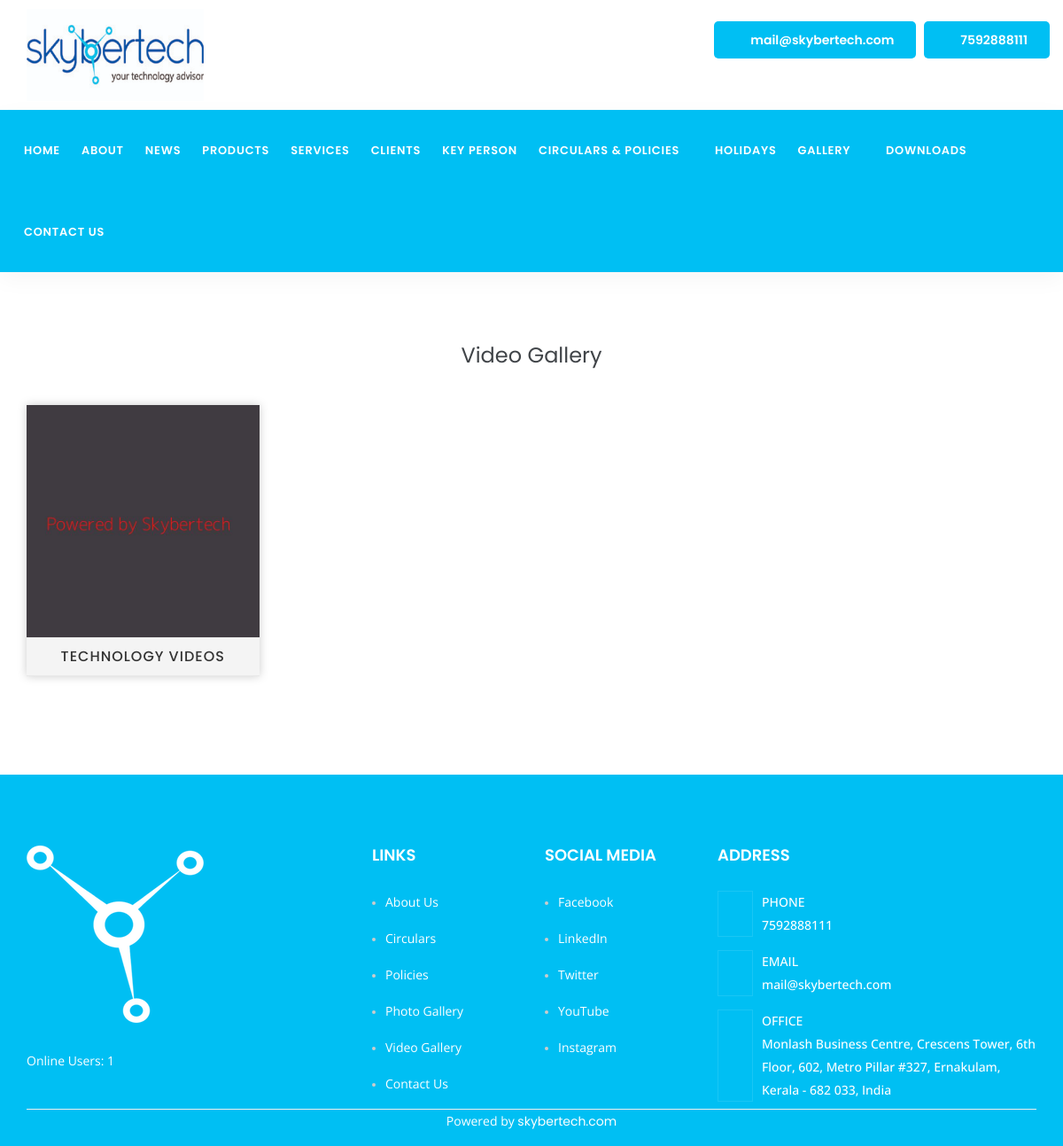
/video-gallery.php, run on the app's committed database.
### tables this page shows
CREATE TABLE IF NOT EXISTS `i_logo` (
  `ILogoID` bigint(20) NOT NULL AUTO_INCREMENT,
  `ILImage` varchar(255) NOT NULL,
  `Timestamp` timestamp NOT NULL DEFAULT CURRENT_TIMESTAMP,
  PRIMARY KEY (`ILogoID`)
);

CREATE TABLE IF NOT EXISTS `i_general` (
  `IGID` bigint(20) NOT NULL AUTO_INCREMENT,
  `IGColor` varchar(255) NOT NULL,
  `IGPhone` text NOT NULL,
  `IGEmail` varchar(255) NOT NULL,
  `IGAddress` text NOT NULL,
  `Timestamp` timestamp NOT NULL DEFAULT CURRENT_TIMESTAMP,
  PRIMARY KEY (`IGID`)
);

CREATE TABLE IF NOT EXISTS `i_category` (
  `ICategoryID` bigint(20) NOT NULL AUTO_INCREMENT,
  `ICName` varchar(255) NOT NULL,
  `ICImage` varchar(255) DEFAULT NULL,
  `ICType` enum('Both','Photo','Video') NOT NULL,
  `ICSortOrder` bigint(20) DEFAULT NULL,
  `Timestamp` timestamp NOT NULL DEFAULT CURRENT_TIMESTAMP,
  PRIMARY KEY (`ICategoryID`)
);

CREATE TABLE IF NOT EXISTS `i_footerlogo` (
  `IFTRLOGID` bigint(20) NOT NULL AUTO_INCREMENT,
  `IFImage` varchar(255) NOT NULL,
  `Timestamp` timestamp NOT NULL DEFAULT CURRENT_TIMESTAMP,
  PRIMARY KEY (`IFTRLOGID`)
);

### video-gallery.php (the view)
<?php
require 'admin/db/config.php';
$Query ="SELECT * FROM i_category WHERE ICType!='Photo' ORDER BY ICategoryID DESC";
$Result = $conn->query($Query);
 include 'header.php';?>
     <div class="popular-courses default-padding without-carousel">
        <div class="container">
            <div class="row">
                <center><h3>
                Video Gallery
                </h3></center><br>
                <div class="popular-courses-items">
                 <?php while($Row = $Result->fetch_assoc())
                 {
                 ?>
                    <div class="col-md-3 col-sm-6 equal-height">
                        <div class="item">
                            <div class="thumb">
                                <a href="video-gallery-details.php?cat-id=<?php echo $Row['ICategoryID'];?>">
                                    <img src="uploads/category-image/<?php echo $Row['ICImage']; ?>" alt="Thumb">
                                </a>
                                <div class="price"><?php echo $Row['ICName']; ?></div>
                            </div>
                        </div>
                    </div>
                 <?php }; ?>
                </div>
            </div>
        </div>
    </div>
<?php include 'footer.php';?>

### header.php (shortened to what this page needs)
<?php
require 'admin/db/config.php';
$session_value = session_id();
$enrty_time=time();
$time_check=$enrty_time-60;
$query_del="DELETE FROM i_online WHERE TimeLog < '$time_check'";
$conn->query($query_del);
$check="SELECT * FROM i_online WHERE SessionID='$session_value'";
$result_check = $conn->query($check);
if(mysqli_num_rows($result_check)==0)
{
$query_insert="INSERT INTO i_online(SessionID, TimeLog) VALUES ('$session_value','$enrty_time')";
$conn->query($query_insert);
};
$Queryer_logo ="SELECT * FROM  i_logo WHERE ILogoID=1";
$Resulter_logo = $conn->query($Queryer_logo);
$Rower_logo = $Resulter_logo->fetch_assoc();
$Logo_file=$Rower_logo['ILImage'];
$Queryer_footer ="SELECT * FROM  i_footerlogo WHERE IFTRLOGID=1";
$Resulter_footer = $conn->query($Queryer_footer);
$Rower_footer = $Resulter_footer->fetch_assoc();
$footer_file=$Rower_footer['IFImage'];
$Queryer_general ="SELECT * FROM i_general WHERE IGID=1";
$Resulter_general = $conn->query($Queryer_general);
$Rower_general = $Resulter_general->fetch_assoc();
$C_color=$Rower_general['IGColor'];
$C_phone=$Rower_general['IGPhone'];
$C_email=$Rower_general['IGEmail'];
$C_address=$Rower_general['IGAddress'];
$Queryer_about ="SELECT * FROM i_about WHERE IAboutID=1";
$Resulter_about = $conn->query($Queryer_about);
$Rower_general = $Resulter_about->fetch_assoc();
$afb=$Rower_general['IFB'];
$ainsta=$Rower_general['IInsta'];
$alinkedin=$Rower_general['ILinkedIn'];
$atwitter=$Rower_general['ITwitter'];
$ayoutube=$Rower_general['IYoutube'];
$live_query="SELECT * FROM i_online";
$resulter_live = $conn->query($live_query);
$live_count=mysqli_num_rows($resulter_live);
?>
 <!DOCTYPE html>
<html lang="en">
<head><meta http-equiv="Content-Type" content="text/html; charset=utf-8">
    <link href="assets/css/bootstrap.min.css" rel="stylesheet" />
    <link href="assets/css/font-awesome.min.css" rel="stylesheet" />
    <link href="assets/css/flaticon-set.css" rel="stylesheet" />
    <link href="assets/css/magnific-popup.css" rel="stylesheet" />
    <link href="assets/css/owl.carousel.min.css" rel="stylesheet" />
    <link href="assets/css/owl.theme.default.min.css" rel="stylesheet" />
    <link href="assets/css/animate.css" rel="stylesheet" />
    <link href="assets/css/bootsnav.css" rel="stylesheet" />
    <link href="assets/css/style.css" rel="stylesheet">
    <link href="assets/css/responsive.css" rel="stylesheet" />
    <link href="assets/css/datatables.min.css" rel="stylesheet">
<body oncontextmenu="return false" ondragstart="return false" onselectstart="return false" data-gr-c-s-loaded="true" cz-shortcut-listen="true" onload="Getcontactperson()">
    <section class="top-bar-area">
        <div class="container">
            <div class="row">
                <div class="col-md-5 logo">
                    <a href="index.php">
                        <img src="uploads/logo-image/<?php echo $Logo_file; ?>" class="logo img-responsive" alt="Logo" width="200" height"103">
                    </a>
                </div>
                 <div class="user-login text-right col-md-7">
                    <a href="mailto:info@internal" target="_top" style="background-color:<?php echo $C_color; ?>">
                        <i class="fas fa-envelope-open"></i> <?php echo $C_email; ?>
                    </a>
                    <a href="#000000000" style="background-color:<?php echo $C_color; ?>">
                        <i class="fas fa-phone"></i> <?php echo $C_phone; ?>
                    </a>
                </div>
            </div>
        </div>
    </section>
   <header id="home">
        <nav class="navbar navbar-default navbar-sticky bootsnav" style="background-color:<?php echo $C_color; ?>">
            <div class="container-fluid">
                <div class="collapse navbar-collapse" id="navbar-menu">
                    <ul class="nav navbar-nav" data-in="#" data-out="#">
                        <li>
                            <a href="index.php">Home</a>
                        </li>
                        <li>
                            <a href="about.php">About</a>
                        </li>
                        <li>
                            <a href="news.php">News</a>
                        </li>
                        <li>
                            <a href="products.php">Products</a>
                        </li>
                        <li>
                            <a href="service.php">Services</a>
                        </li>
                        <li>
                            <a href="clients.php">Clients</a>
                        </li>
                        <li>
                            <a href="keypersons.php">Key Person</a>
                        </li>
                        <li class="dropdown">
                            <a href="#" class="dropdown-toggle active" data-toggle="dropdown">Circulars & Policies</a>
                        </li>
                        <li>
                            <a href="holidays.php">Holidays</a>
                        </li>
                        <li class="dropdown">
                            <a href="#" class="dropdown-toggle active" data-toggle="dropdown">Gallery</a>
                        </li>
                        <li class="dropdown">
                            <a href="#" class="dropdown-toggle active" data-toggle="dropdown">Downloads</a>
                        </li>
                        <li>
                            <a href="contact.php">Contact Us</a>
                        </li>
                    </ul>
                </div>
            </div>
        </nav>
    </header>

### footer.php (shortened to what this page needs)
    <footer class="bg-dark default-padding-top text-light" style="background-color: <?php echo $C_color; ?>">
        <div class="container">
            <div class="row">
                <div class="f-items">
                    <div class="col-md-4 item">
                        <div class="f-item">
                            <img src="uploads/logo-image/<?php echo $footer_file; ?>" alt="Logo" style="height: 200px;">
                            <p>Online Users: <?php echo $live_count; ?></p>
                        </div>
                    </div>
                    <div class="col-md-2 col-sm-6 item">
                        <div class="f-item link">
                            <h4>Links</h4>
                            <ul>
                                <li>
                                    <a href="about.php">About Us</a>
                                </li>
                                <li>
                                    <a href="circulars.php">Circulars</a>
                                </li>
                                <li>
                                    <a href="policies.php">Policies</a>
                                </li>
                                <li>
                                    <a href="photo-gallery.php">Photo Gallery</a>
                                </li>
                                <li>
                                    <a href="video-gallery.php">Video Gallery</a>
                                </li>
                                <li>
                                    <a href="contact.php">Contact Us</a>
                                </li>
                            </ul>
                        </div>
                    </div>
                    <div class="col-md-2 col-sm-6 item">
                        <div class="f-item link">
                            <h4>Social Media</h4>
                            <ul>
                                <li>
                                    <a href="<?php echo $afb;?>" target="_blank">Facebook</a>
                                </li>
                                <li>
                                    <a href="<?php echo $alinkedin;?>" target="_blank">LinkedIn</a>
                                </li>
                                <li>
                                    <a href="<?php echo $atwitter;?>" target="_blank">Twitter</a>
                                </li>
                                <li>
                                    <a href="<?php echo $ayoutube;?>" target="_blank">YouTube</a>
                                </li>
                                <li>
                                    <a href="<?php echo $ainsta;?>" target="_blank">Instagram</a>
                                </li>
                            </ul>
                        </div>
                    </div>
                    <div class="col-md-4 item">
                        <div class="f-item address">
                            <h4>Address</h4>
                            <ul>
                                <li>
                                    <i class="fas fa-phone"></i>
                                    <p>Phone <span><?php echo $C_phone; ?></span></p>
                                </li>
                                <li>
                                    <i class="fas fa-envelope"></i>
                                    <p>Email <span><a href="#"><?php echo $C_email; ?></a></span></p>
                                </li>
                                <li>
                                    <i class="fas fa-map"></i>
                                    <p>Office <span><?php echo $C_address; ?></span></p>
                                </li>
                            </ul>
                        </div>
                    </div>
                </div>
            </div>
            <hr>
            <div class="col-md-12">
                        <p class="text-center"> Powered by <a class="white" href="https://www.skybertech.com/" target="_blank">skybertech.com</a></p>
                    </div>
        </div>
    </footer>
</body>
</html>

### assets/css/bootsnav.css (style rules this page uses)
.navbar-collapse { padding: 0; }
nav.navbar.bootsnav { background-color: #fff; border-radius: 0; border: none; box-shadow: 0 8px 25px 0 rgba(0, 0, 0, 0.04); -moz-box-shadow: 0 8px 25px 0 rgba(0, 0, 0, 0.04); -webkit-box-shadow: 0 8px 25px 0 rgba(0, 0, 0, 0.04); -o-box-shadow: 0 8px 25px 0 rgba(0, 0, 0, 0.04); margin: 0; }
nav.navbar.bootsnav ul.nav > li > a { color: #333333; background-color: transparent !important; text-transform: uppercase; font-weight: 600; }
#navbar-menu { -webkit-animation-duration: .3s; animation-duration: .3s; }
body { -webkit-transition: all 0.3s ease-in-out; -moz-transition: all 0.3s ease-in-out; -o-transition: all 0.3s ease-in-out; -ms-transition: all 0.3s ease-in-out; transition: all 0.3s ease-in-out; }
nav.navbar.bootsnav ul.nav > li.dropdown > a.dropdown-toggle::after { content: "\f107"; font-family: "Font Awesome 5 Free"; margin-left: 5px; margin-top: 2px; }
.user-login { padding: 14px 0; }
nav.navbar.bootsnav { z-index: 100; }
.wrap-sticky nav.navbar.bootsnav { position: absolute; width: 100%; left: 0; top: 0; margin: 0; background: #002147; }
@media (min-width: 1024px) and (max-width: 1200px) { nav.navbar.bootsnav ul.nav > li > a { padding: 35px 12px !important; } }
@media (min-width: 1024px) { nav.navbar.bootsnav ul.nav > li > a { font-size: 12.9px; font-weight: 600; letter-spacing: 0.06em; padding: 15px 9.8px; text-transform: uppercase; line-height: 21px; color: #fff; } }
@media (min-width: 1024px) { nav.navbar ul.nav > li > a { padding: 30px 15px; font-weight: 300; } }

### data on the page
i_logo: ILImage (picture)
i_general: IGEmail "mail@skybertech.com", IGPhone "7592888111", IGAddress "Monlash Business Centre, Crescens Tower, 6th Floor, 602, Metro Pillar #327, Ernakulam, Kerala - 682 033, India"
i_category: ICImage (picture), ICName "TECHNOLOGY VIDEOS"
i_footerlogo: IFImage (picture)

### other printed values
$live_count "1"
